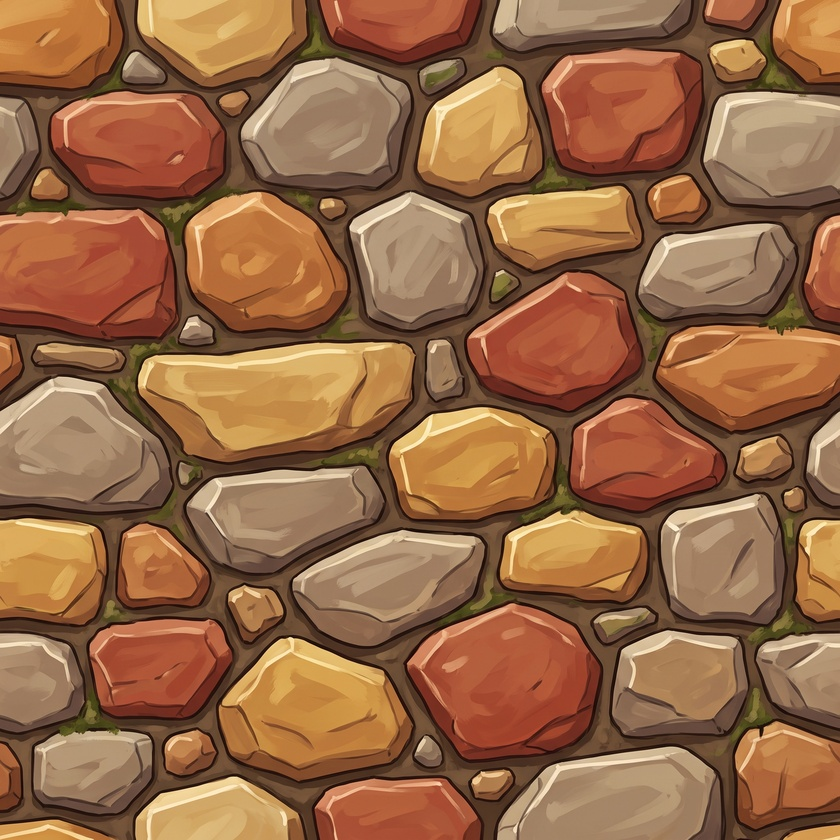
#> input picture Gemini_Generated_Image_d09dkzd09dkzd09d.jpeg, 840 x 840 px, shrunk from 2048 x 2048 before the run
$ python -i sheetproj.py   (imports and definitions only)
#> lines starting #> are read from the running program, lines starting #| are printed output that depends on the picture; after the words box and inside, x2 and y2 are one past the last pixel; in counts of white or black regions, pixels touching at a corner belong together
"""Forbilder lagt på modellene: eierens ark som materiale (uv-laget «src»)
med bakgrunnen fylt fra innsida av figuren, så flater som stikker litt
utenfor omrisset ikke blir grå. Brukes av `monsters.py` og `arms.py`."""

import os

import bpy

ROOT = os.path.dirname(os.path.dirname(os.path.dirname(os.path.abspath(__file__))))


# [15 lines left out: function sheet_material, not called in this run]


def filled_sheet(path):
    """Arket med bakgrunnen fylt med fargen til nærmeste piksel av figuren,
    så en flate som stikker litt utenfor omrisset ikke blir grå."""
    import numpy as np
    from PIL import Image
    from scipy import ndimage
    out = os.path.join(ROOT, "target", "sheets", os.path.basename(path).rsplit(".", 1)[0] + "_fill.png")
    if os.path.exists(out) and os.path.getmtime(out) > os.path.getmtime(path):
        return out
    im = np.asarray(Image.open(path).convert("RGB")).astype(np.int32)
    bg = im[4, 4]
#> bg = [217, 155, 82]
    fg = np.abs(im - bg).sum(2) > 36
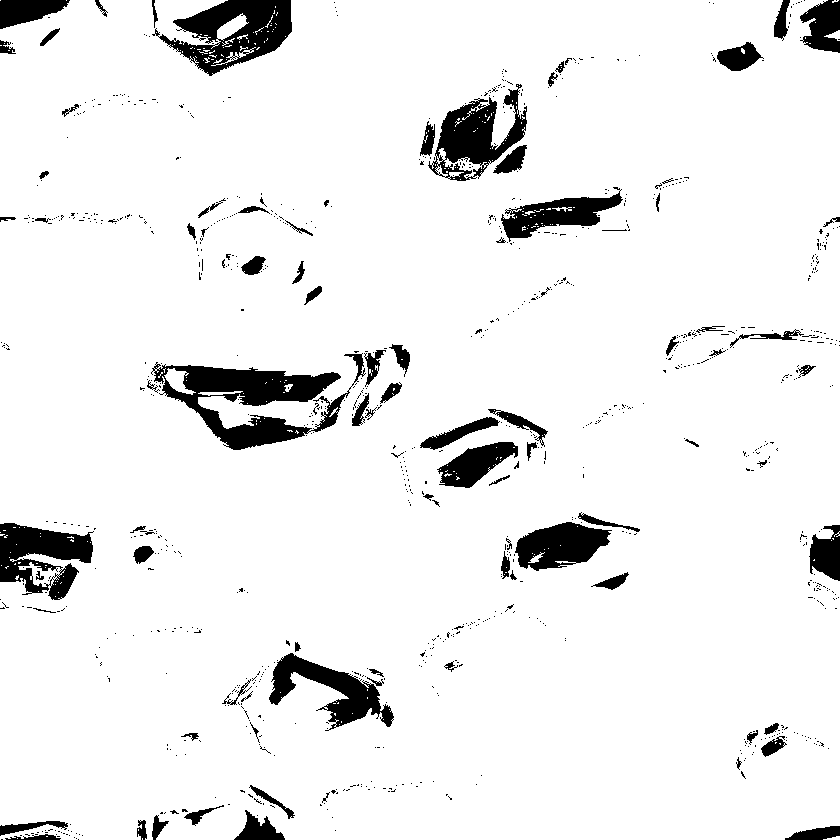
#> fg: shape (840, 840) bool; 92.9% white; 995 black regions (905 under 20 px), largest, box (x1, y1, x2, y2) and area: (151, 353, 366, 450) 7474, (152, 0, 292, 76) 5216, (0, 523, 94, 600) 4110
    fg = ndimage.binary_opening(fg, iterations=2)
#> fg: shape (840, 840) bool; 92% white; 489 black regions (401 under 20 px), largest, box (x1, y1, x2, y2) and area: (140, 348, 402, 450) 9544, (150, 0, 293, 76) 5940, (420, 84, 527, 181) 5238
    # Grå partier inni figuren ligner bakgrunnen; de er figur så lenge de
    # er omsluttet av den.
    fg = ndimage.binary_fill_holes(ndimage.binary_closing(fg, iterations=4))
#> fg: shape (840, 840) bool; 96.1% white; 1 black region, box (x1, y1, x2, y2) and area: (0, 0, 840, 840) 27670
    # Fyllet tar fargen fra innsida av figuren, ikke fra den mørke streken
    # rundt (da blir kanten svarte stråler).
    inner = ndimage.binary_erosion(fg, iterations=4) & (im.sum(2) > 3 * 70)
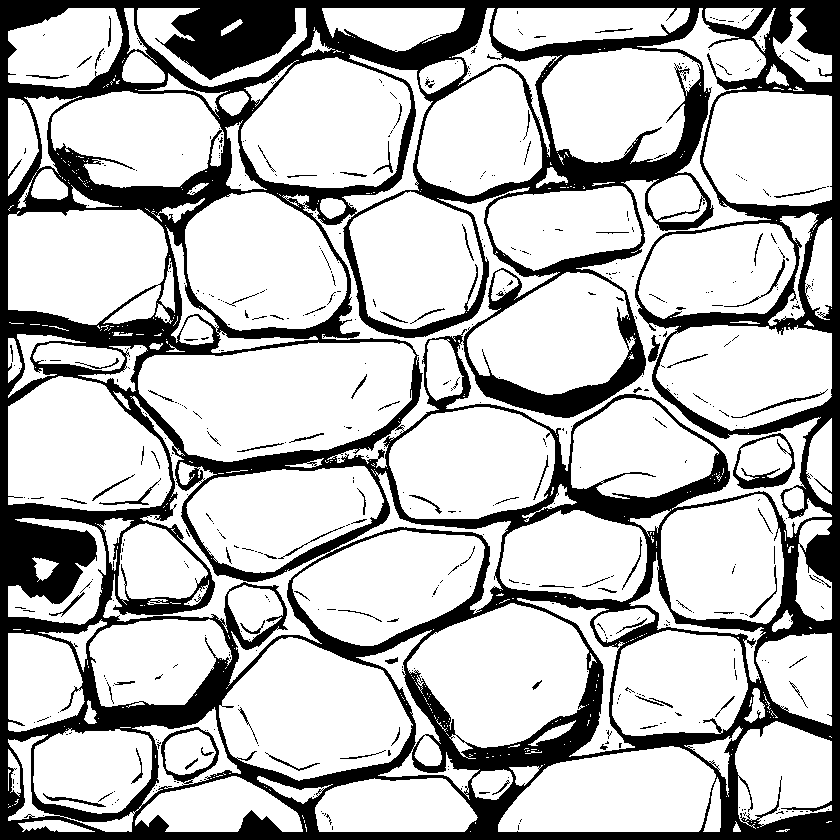
#> inner: shape (840, 840) bool; 73.7% white; 529 black regions (436 under 20 px), largest, box (x1, y1, x2, y2) and area: (0, 0, 840, 840) 178028, (733, 433, 795, 489) 949, (731, 389, 828, 418) 223
    _, (iy, ix) = ndimage.distance_transform_edt(~inner, return_indices=True)
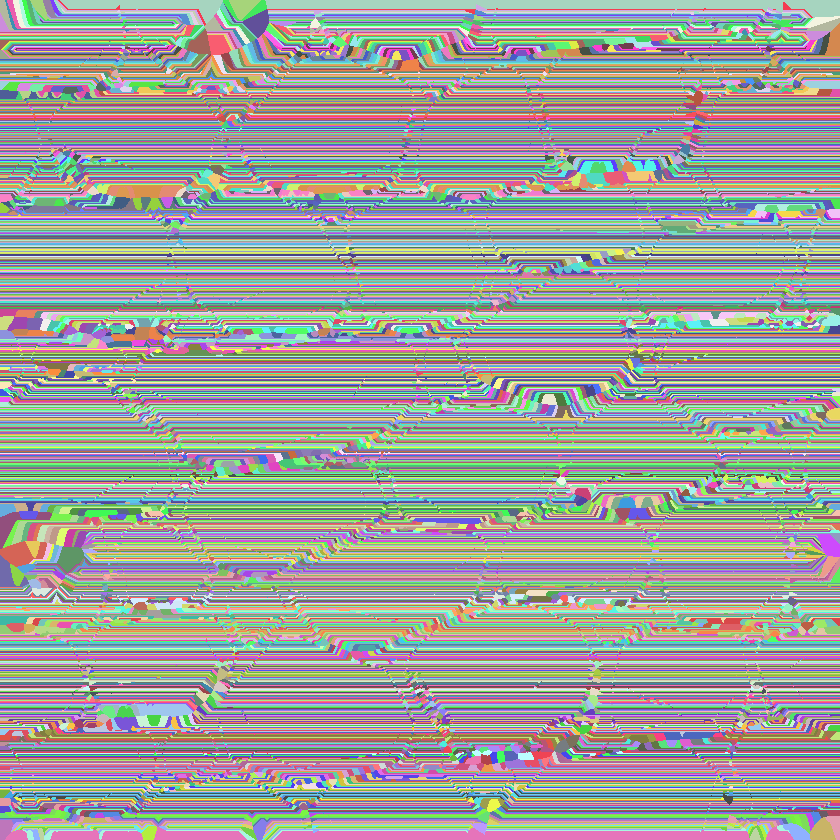
#> iy: shape (840, 840) int32; 824 distinct labels, from 8 to 831; one colour per label, 0 black
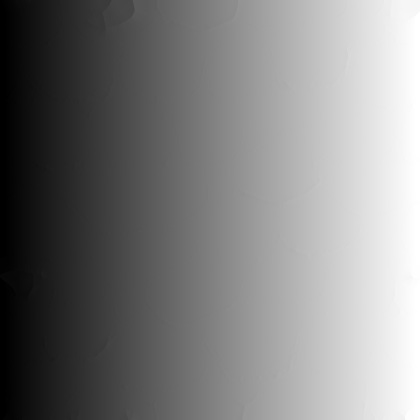
#> ix: shape (840, 840) int32 (shown at 1/2 size); min 8, max 831, mean 419.5; drawn with min black and max white
    keep = ndimage.binary_erosion(fg, iterations=6)
#> keep: shape (840, 840) bool; 92.8% white; 1 black region, box (x1, y1, x2, y2) and area: (0, 0, 840, 840) 50843
    iy = np.where(keep, np.arange(im.shape[0])[:, None], iy)
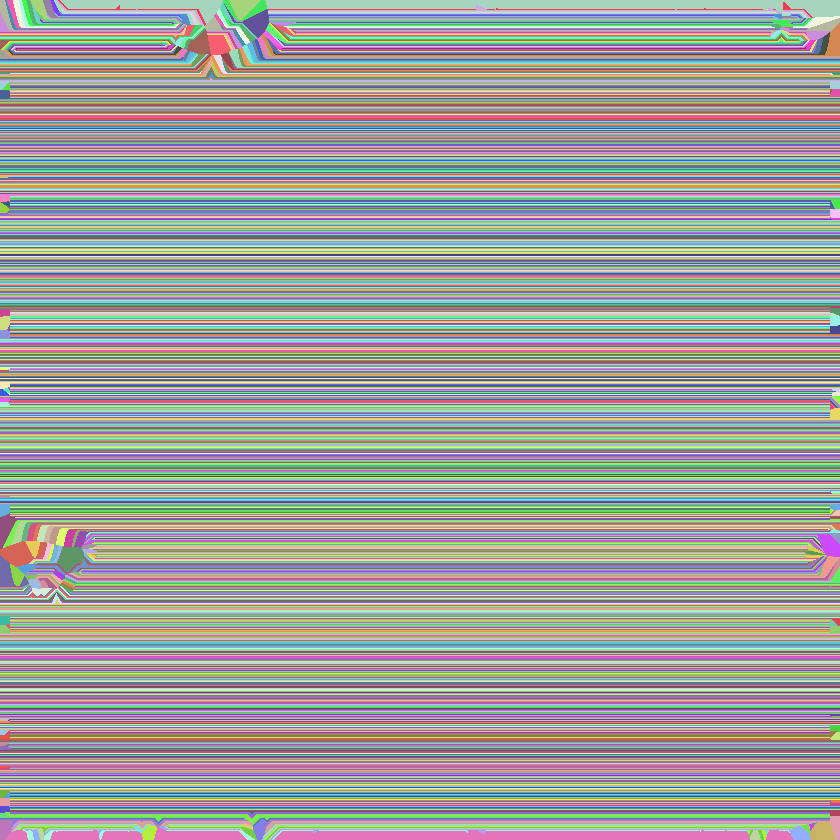
#> iy: shape (840, 840) int64; 824 distinct labels, from 8 to 831; one colour per label, 0 black
    ix = np.where(keep, np.arange(im.shape[1])[None, :], ix)
    os.makedirs(os.path.dirname(out), exist_ok=True)
    Image.fromarray(im[iy, ix].astype(np.uint8)).save(out)
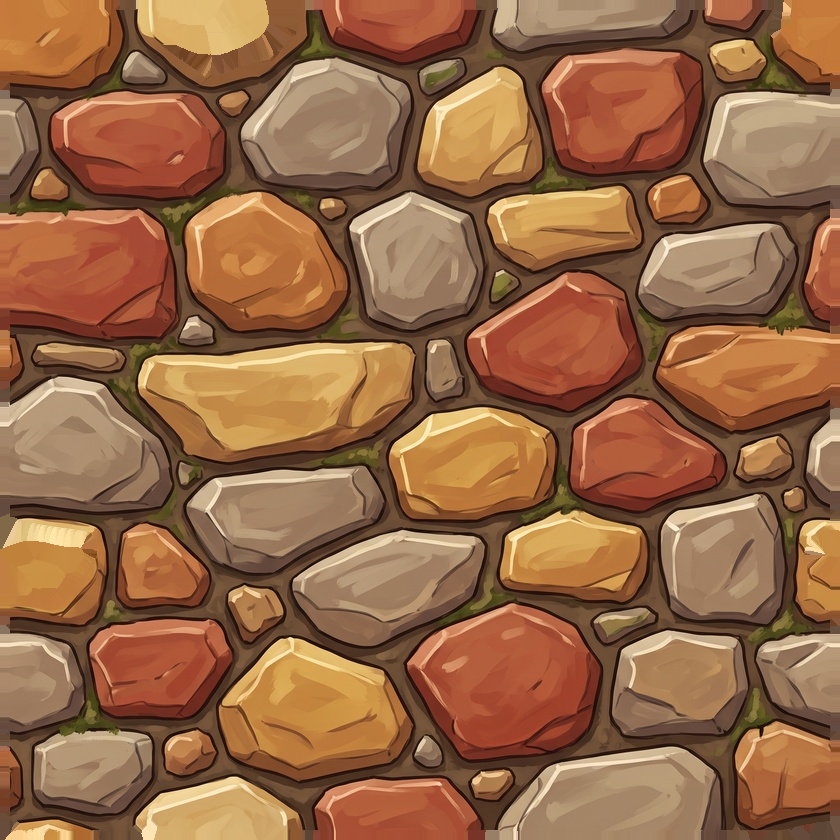
#> saved as Gemini_Generated_Image_d09dkzd09dkzd09d_fill.png: PIL image 840x840 RGB; mean R, G, B 148.9, 102.8, 68.9
    return out


# [64 lines left out: function blended_sheet_material, not called in this run]

>>> result = filled_sheet('../../Gemini_Generated_Image_d09dkzd09dkzd09d.jpeg')

$ run again, on cobble.jpeg
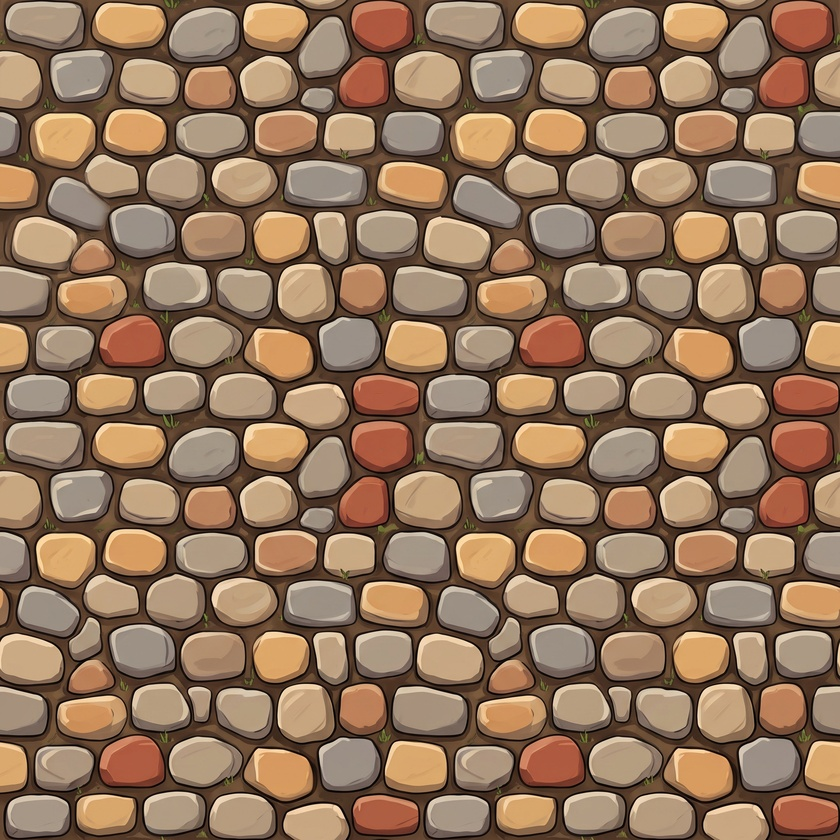
#> input picture cobble.jpeg, 840 x 840 px, shrunk from 2048 x 2048 before the run
#> bg = [100, 73, 52]
#> in filled_sheet, `fg = np.abs(im - bg).sum(2) > 36`:
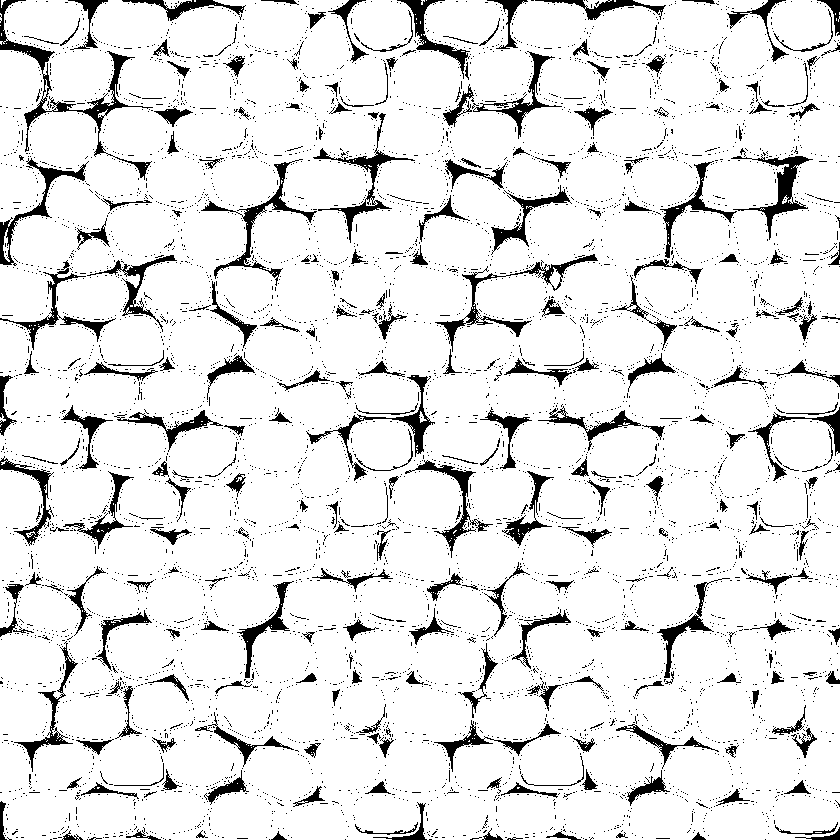
#> fg: shape (840, 840) bool; 89.9% white; 6484 black regions (6186 under 20 px), largest, box (x1, y1, x2, y2) and area: (0, 0, 153, 180) 2434, (435, 254, 598, 352) 1467, (201, 159, 317, 286) 1445
#> inner: shape (840, 840) bool; 72.3% white; 315 black regions (308 under 20 px), largest, box (x1, y1, x2, y2) and area: (0, 0, 840, 840) 194754, (646, 556, 665, 570) 27, (226, 556, 245, 570) 25
#> keep: shape (840, 840) bool; 93.8% white; 1 black region, box (x1, y1, x2, y2) and area: (0, 0, 840, 840) 43834
#> in filled_sheet, `Image.fromarray(im[iy, ix].astype(np.uint8)).save(out)`:
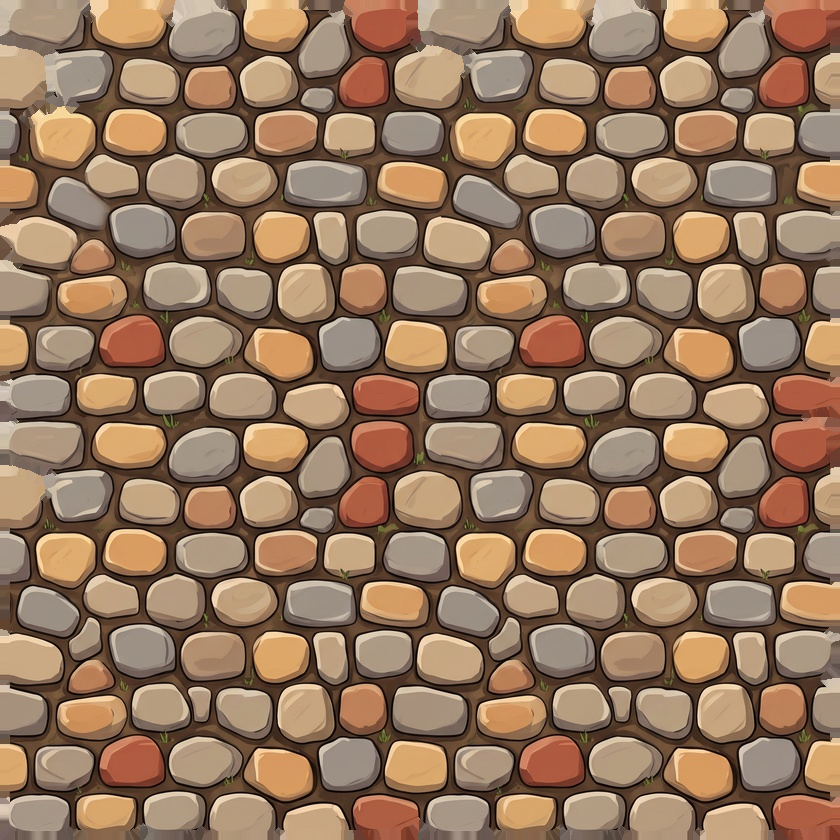
#> saved as cobble_fill.png: PIL image 840x840 RGB; mean R, G, B 148.6, 118.7, 93.5

$ run again, on cobble2.jpeg
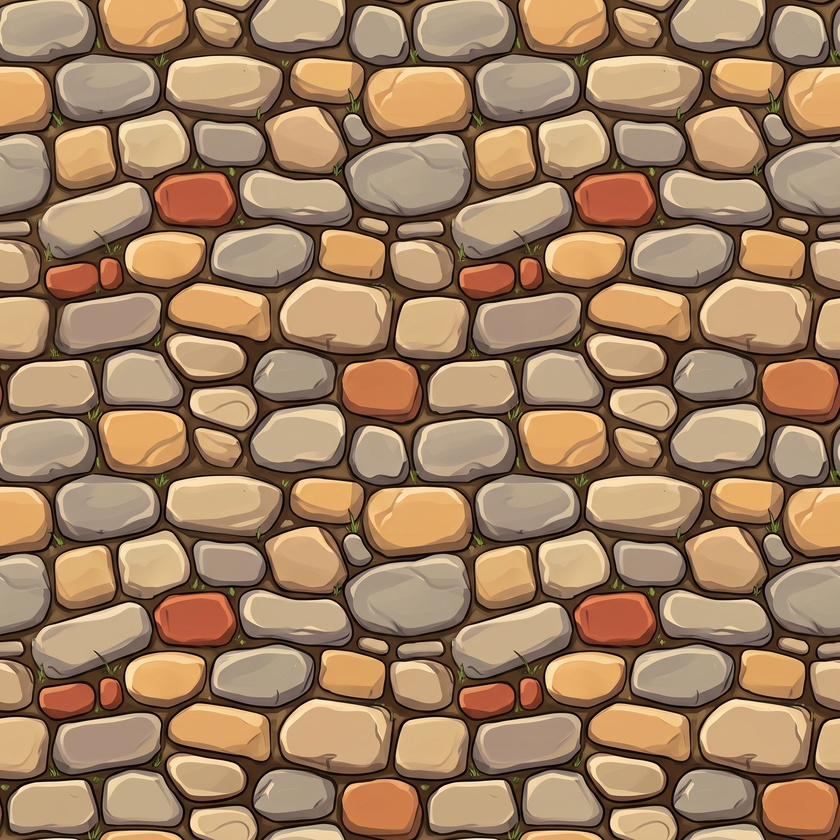
#> input picture cobble2.jpeg, 840 x 840 px, shrunk from 2048 x 2048 before the run
#> bg = [50, 33, 15]
#> in filled_sheet, `fg = np.abs(im - bg).sum(2) > 36`:
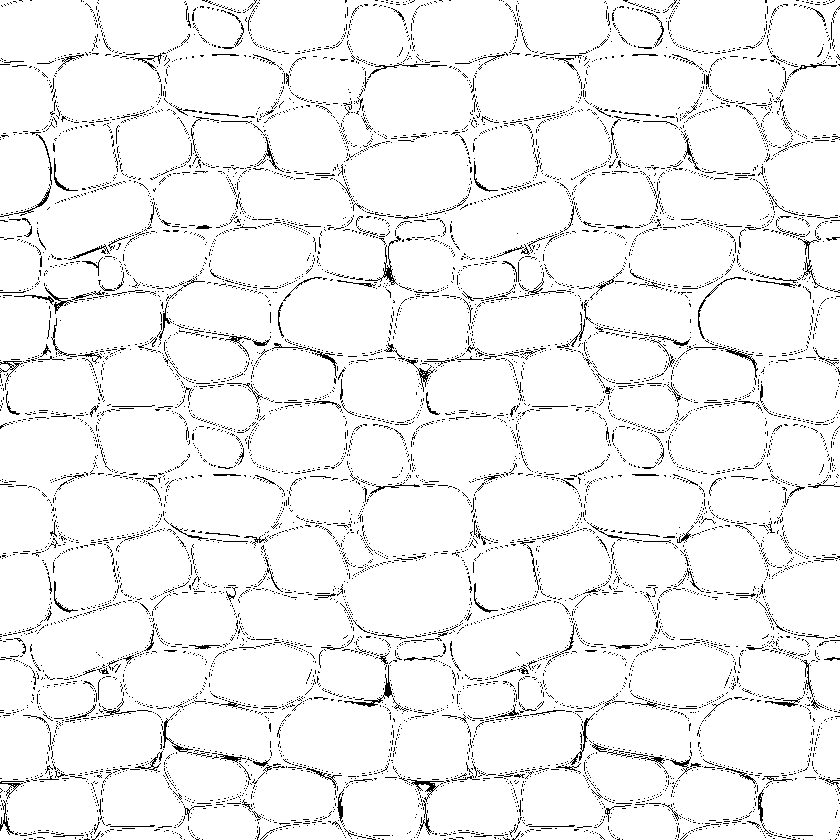
#> fg: shape (840, 840) bool; 94.9% white; black in thin lines or dots
#> inner: shape (840, 840) bool; 75.9% white; 219 black regions (205 under 20 px), largest, box (x1, y1, x2, y2) and area: (0, 0, 840, 840) 168987, (804, 461, 827, 479) 54, (384, 462, 406, 479) 51
#> keep: shape (840, 840) bool; 95.2% white; 1 black region, box (x1, y1, x2, y2) and area: (0, 0, 840, 840) 33677
#> in filled_sheet, `Image.fromarray(im[iy, ix].astype(np.uint8)).save(out)`:
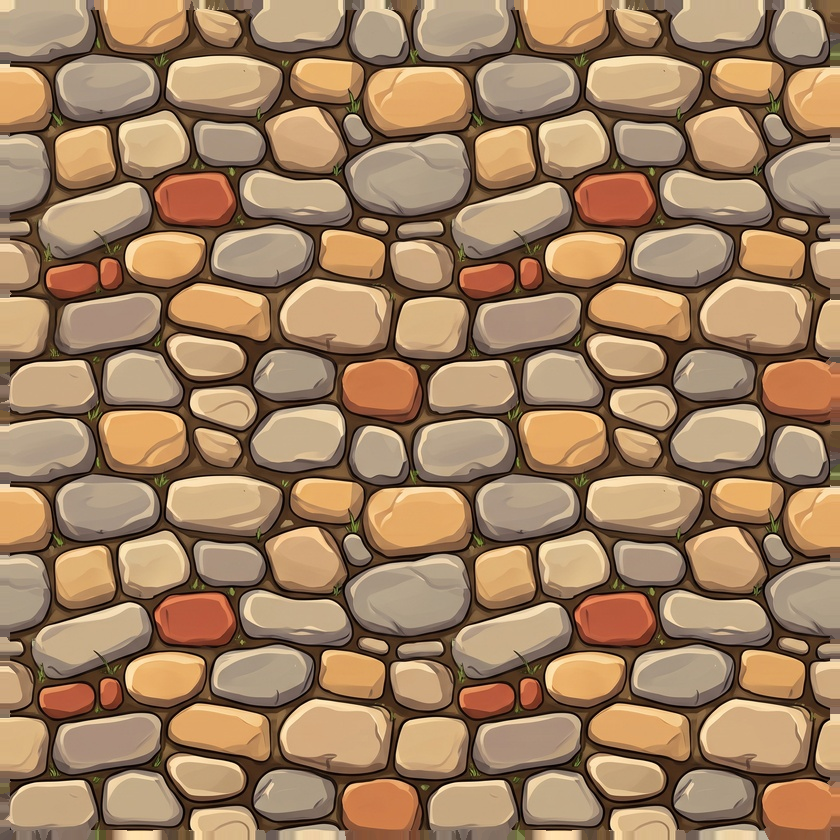
#> saved as cobble2_fill.png: PIL image 840x840 RGB; mean R, G, B 159, 127.4, 96.4
